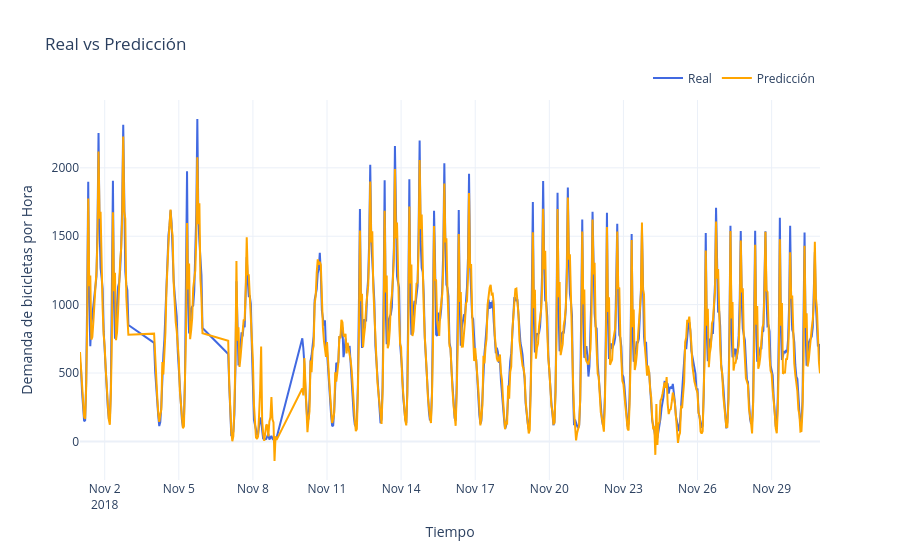

The cell this chart's notebook holds for it:
### Markdown cell above
Regresión Lasso

### Code cell
# Entrenar modelo Lasso
lasso_model = Lasso(alpha=0.1, random_state=42)
lasso_model.fit(X_train, y_train)
y_pred_lasso_train = lasso_model.predict(X_train)
y_pred_lasso_test = lasso_model.predict(X_test)

# Evaluar Modelo
metrics_lasso = eval_regression(y_test, y_pred_lasso_test, y_train, y_pred_lasso_train, times=times_test)

### Figure 1 — Plotly figure (JSON) as saved in the notebook; plotly's stock layout.template omitted (floating-point values rounded to 4 significant figures; data arrays with more than 128 entries replaced by an {"elided": "..."} marker saying what was removed)
{"data": [{"line": {"color": "royalblue"}, "mode": "lines", "name": "Real", "type": "scatter", "x": {"elided": "648 str values"}, "y": {"elided": "648 int values"}}, {"line": {"color": "orange"}, "mode": "lines", "name": "Predicción", "type": "scatter", "x": {"elided": "648 str values"}, "y": {"elided": "648 float values"}}], "layout": {"legend": {"orientation": "h", "x": 1, "xanchor": "right", "y": 1.02, "yanchor": "bottom"}, "title": {"text": "Real vs Predicción"}, "xaxis": {"title": {"text": "Tiempo"}}, "yaxis": {"title": {"text": "Demanda de bicicletas por Hora"}}}}
